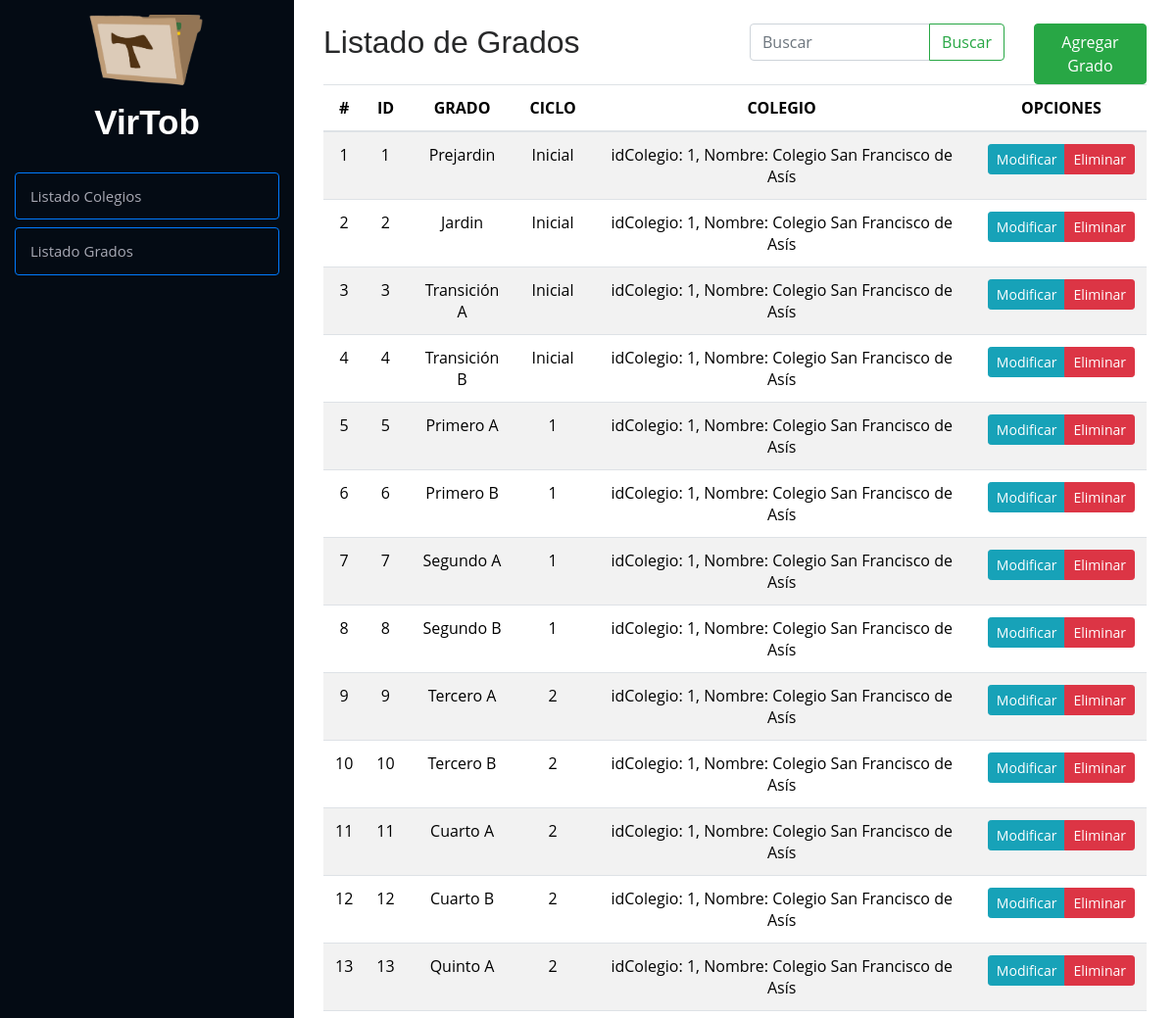
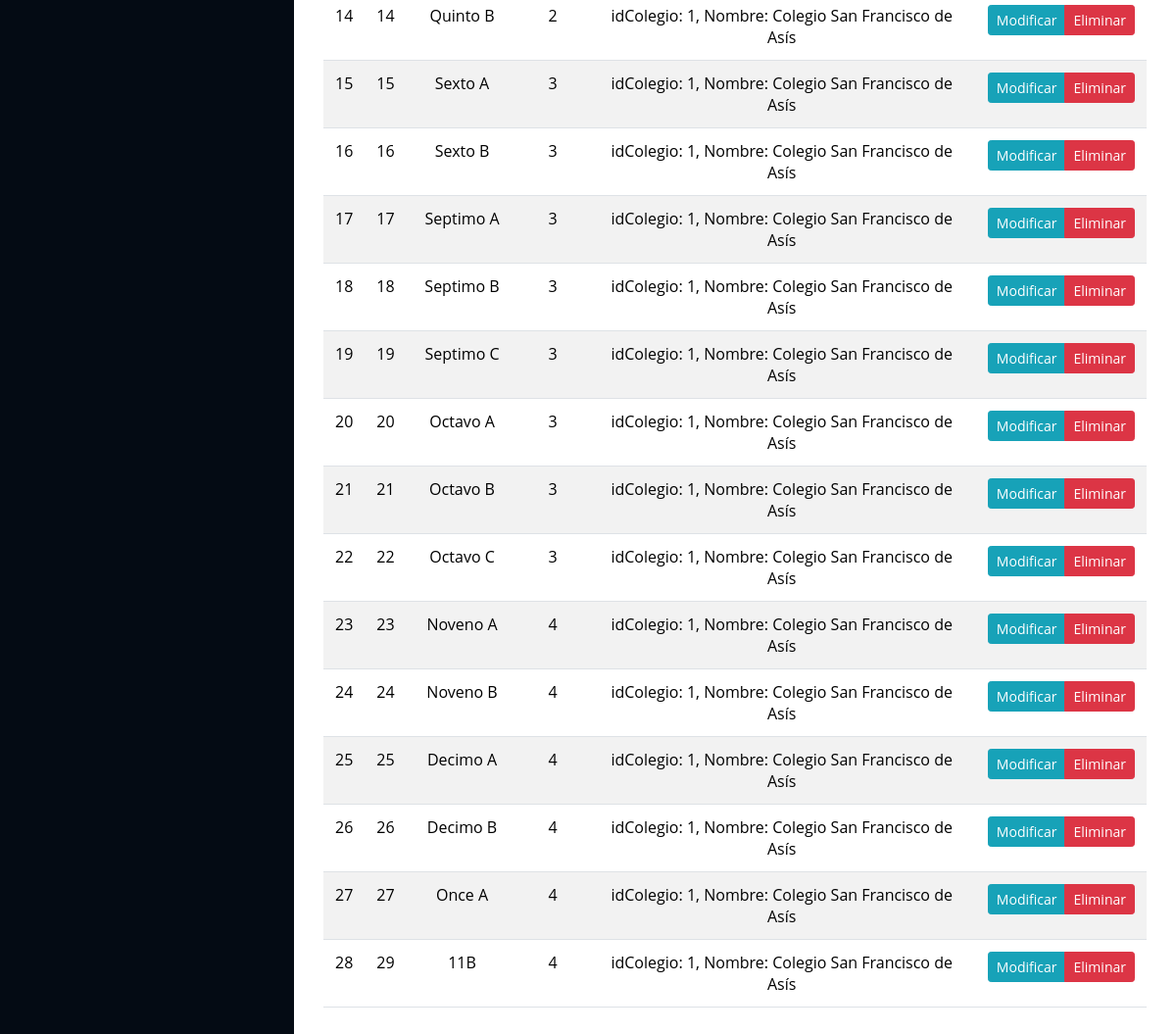
Page /listaGrado/ on the committed database (2 pictures, top to bottom).
### Modulos/Observador/models.py (models this page shows, shortened)
class Grado(models.Model):
    idGrado = models.AutoField(primary_key=True)
    grado = models.CharField(max_length=16, null=True, blank=True)
    ciclo = models.CharField(max_length=7)
    idColegio = models.ForeignKey(Colegio, on_delete=models.CASCADE, related_name="grado", default= 1)

class Colegio(models.Model):
    idColegio = models.AutoField(primary_key=True)
    nombre = models.CharField(max_length=50)
    direccion = models.CharField(max_length=100)
    telefono = models.CharField(max_length=13)
    email = models.EmailField(max_length=100)
    def __str__(self):
        return f"idColegio: {self.idColegio}, Nombre: {self.nombre}"
    class Meta:
        verbose_name = 'Colegio'

### Modulos/Observador/views.py (the view)
# urls.py: path('listaGrado/', listaGrado, name='listaGrado'),
def listaGrado(request):
    grados = Grado.objects.all()  # Obtiene todos los registros
    return render(request, 'listaGrados.html', {'grado': grados})

### Modulos/Observador/templates/listaGrados.html (shortened to what this page needs)
{% extends "index.html" %}
{% load static %}
        {% block contenido %}
        <div class="container py-4">
            <div class="row">
                <div class="col-md-12">
                    <div class="row">
                        <div class="col-6">
                            <h2>Listado de Grados</h2>
                        </div>
                        <div class="col-4">
                            <form class="d-flex" method="GET">
                                <div class="input-group">
                                    <input type="text" class="form-control" placeholder="Buscar" name="buscar"
                                        value="{{ query }}" aria-label="Search">
                                    <button class="btn btn-outline-success" type="submit">Buscar</button>
                                </div>
                            </form>
                        </div>
                        <div class="col-2">
                            <a href="{% url 'agregarGrado' %}" class="btn btn-success">Agregar Grado</a>
                        </div>
                    </div>
                    <div class="table-responsive">
                        <table class="table table-striped">
                            <thead>
                                <tr>
                                    <th>#</th>
                                    <th>ID</th>
                                    <th>GRADO</th>
                                    <th>CICLO</th>
                                    <th>COLEGIO</th>
                                    <th>OPCIONES</th>
                                </tr>
                            </thead>
                            <tbody>
                                {% if grado %}
                                {% for grado in grado %}
                                <tr>
                                    <td class="">{{ forloop.counter }}</td>
                                    <td class="">{{ grado.idGrado }}</td>
                                    <td class="">{{ grado.grado }}</td>
                                    <td class="">{{ grado.ciclo }}</td>
                                    <td class="">{{ grado.idColegio }}</td>
                                    <td>
                                        <div class="btn-group btn-group-sm" role="group" aria-label="Basic example">
                                            <a href="{% url 'modificarGrado' grado.idGrado %}"
                                                class="btn btn-info btn-sm">
                                                Modificar
                                            </a>
                                            <a href="#" onclick="eliminarGrado({{ grado.idGrado }})"
                                                class="btn btn-danger btn-sm">
                                                Eliminar
                                            </a>
                                        </div>
                                    </td>
                                </tr>
                                {% endfor %}
                                {% else %}
                                <tr>
                                    <td colspan="6" class="text-center text-danger">⚠ No se encontraron resultados</td>
                                </tr>
                                {% endif %}
                            </tbody>
                        </table>
                    </div>
                </div>
            </div>
        </div>
        {% endblock %}

### observadorVirtual/static/css/style.css (style rules this page uses)
body { font-family: "Open Sans", sans-serif; color: #272829; }
a { color: #149ddd; }
h1, h2, h3, h4, h5, h6 { font-family: "Raleway", sans-serif; }
th, td { text-align: center; vertical-align: middle; }

### rows in the picture
Grado: idGrado "1", grado "Prejardin", ciclo "Inicial", idColegio "idColegio: 1, Nombre: Colegio San Francisco de Asís"
Grado: idGrado "2", grado "Jardin", ciclo "Inicial", idColegio "idColegio: 1, Nombre: Colegio San Francisco de Asís"
Grado: idGrado "3", grado "Transición A", ciclo "Inicial", idColegio "idColegio: 1, Nombre: Colegio San Francisco de Asís"
Grado: idGrado "4", grado "Transición B", ciclo "Inicial", idColegio "idColegio: 1, Nombre: Colegio San Francisco de Asís"
Grado: idGrado "5", grado "Primero A", ciclo "1", idColegio "idColegio: 1, Nombre: Colegio San Francisco de Asís"
Grado: idGrado "6", grado "Primero B", ciclo "1", idColegio "idColegio: 1, Nombre: Colegio San Francisco de Asís"
Grado: idGrado "7", grado "Segundo A", ciclo "1", idColegio "idColegio: 1, Nombre: Colegio San Francisco de Asís"
Grado: idGrado "8", grado "Segundo B", ciclo "1", idColegio "idColegio: 1, Nombre: Colegio San Francisco de Asís"
Grado: idGrado "9", grado "Tercero A", ciclo "2", idColegio "idColegio: 1, Nombre: Colegio San Francisco de Asís"
Grado: idGrado "10", grado "Tercero B", ciclo "2", idColegio "idColegio: 1, Nombre: Colegio San Francisco de Asís"
Grado: idGrado "11", grado "Cuarto A", ciclo "2", idColegio "idColegio: 1, Nombre: Colegio San Francisco de Asís"
Grado: idGrado "12", grado "Cuarto B", ciclo "2", idColegio "idColegio: 1, Nombre: Colegio San Francisco de Asís"
Grado: idGrado "13", grado "Quinto A", ciclo "2", idColegio "idColegio: 1, Nombre: Colegio San Francisco de Asís"
Grado: idGrado "14", grado "Quinto B", ciclo "2", idColegio "idColegio: 1, Nombre: Colegio San Francisco de Asís"
Grado: idGrado "15", grado "Sexto A", ciclo "3", idColegio "idColegio: 1, Nombre: Colegio San Francisco de Asís"
Grado: idGrado "16", grado "Sexto B", ciclo "3", idColegio "idColegio: 1, Nombre: Colegio San Francisco de Asís"
Grado: idGrado "17", grado "Septimo A", ciclo "3", idColegio "idColegio: 1, Nombre: Colegio San Francisco de Asís"
Grado: idGrado "18", grado "Septimo B", ciclo "3", idColegio "idColegio: 1, Nombre: Colegio San Francisco de Asís"
Grado: idGrado "19", grado "Septimo C", ciclo "3", idColegio "idColegio: 1, Nombre: Colegio San Francisco de Asís"
Grado: idGrado "20", grado "Octavo A", ciclo "3", idColegio "idColegio: 1, Nombre: Colegio San Francisco de Asís"
Grado: idGrado "21", grado "Octavo B", ciclo "3", idColegio "idColegio: 1, Nombre: Colegio San Francisco de Asís"
Grado: idGrado "22", grado "Octavo C", ciclo "3", idColegio "idColegio: 1, Nombre: Colegio San Francisco de Asís"
Grado: idGrado "23", grado "Noveno A", ciclo "4", idColegio "idColegio: 1, Nombre: Colegio San Francisco de Asís"
Grado: idGrado "24", grado "Noveno B", ciclo "4", idColegio "idColegio: 1, Nombre: Colegio San Francisco de Asís"
Grado: idGrado "25", grado "Decimo A", ciclo "4", idColegio "idColegio: 1, Nombre: Colegio San Francisco de Asís"
Grado: idGrado "26", grado "Decimo B", ciclo "4", idColegio "idColegio: 1, Nombre: Colegio San Francisco de Asís"
Grado: idGrado "27", grado "Once A", ciclo "4", idColegio "idColegio: 1, Nombre: Colegio San Francisco de Asís"
Grado: idGrado "29", grado "11B", ciclo "4", idColegio "idColegio: 1, Nombre: Colegio San Francisco de Asís"
